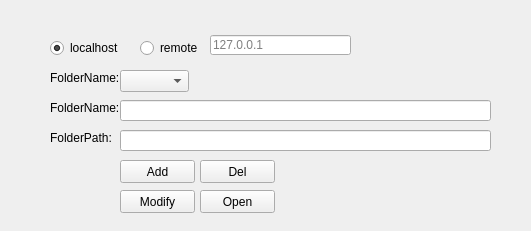
<?xml version="1.0" encoding="UTF-8"?>
<ui version="4.0">
 <class>Form</class>
 <widget class="QWidget" name="Form">
  <property name="geometry">
   <rect>
    <x>0</x>
    <y>0</y>
    <width>531</width>
    <height>231</height>
   </rect>
  </property>
  <property name="windowTitle">
   <string>Form</string>
  </property>
  <widget class="QRadioButton" name="radiobtn_localhost">
   <property name="geometry">
    <rect>
     <x>50</x>
     <y>40</y>
     <width>89</width>
     <height>16</height>
    </rect>
   </property>
   <property name="text">
    <string>localhost</string>
   </property>
   <property name="checked">
    <bool>true</bool>
   </property>
  </widget>
  <widget class="QRadioButton" name="radiobtn_remote">
   <property name="geometry">
    <rect>
     <x>140</x>
     <y>40</y>
     <width>89</width>
     <height>16</height>
    </rect>
   </property>
   <property name="text">
    <string>remote</string>
   </property>
  </widget>
  <widget class="QComboBox" name="cbBox_folder_name">
   <property name="geometry">
    <rect>
     <x>120</x>
     <y>70</y>
     <width>69</width>
     <height>22</height>
    </rect>
   </property>
  </widget>
  <widget class="QLineEdit" name="lineEdit_folder_name">
   <property name="geometry">
    <rect>
     <x>120</x>
     <y>100</y>
     <width>371</width>
     <height>21</height>
    </rect>
   </property>
  </widget>
  <widget class="QPushButton" name="btn_add">
   <property name="geometry">
    <rect>
     <x>120</x>
     <y>160</y>
     <width>75</width>
     <height>23</height>
    </rect>
   </property>
   <property name="text">
    <string>Add</string>
   </property>
  </widget>
  <widget class="QLineEdit" name="lineEdit_remote_ip">
   <property name="geometry">
    <rect>
     <x>210</x>
     <y>35</y>
     <width>141</width>
     <height>20</height>
    </rect>
   </property>
   <property name="toolTip">
    <string>Remote IP Address</string>
   </property>
   <property name="whatsThis">
    <string/>
   </property>
   <property name="placeholderText">
    <string>127.0.0.1</string>
   </property>
  </widget>
  <widget class="QPushButton" name="btn_modify">
   <property name="geometry">
    <rect>
     <x>120</x>
     <y>190</y>
     <width>75</width>
     <height>23</height>
    </rect>
   </property>
   <property name="text">
    <string>Modify</string>
   </property>
  </widget>
  <widget class="QPushButton" name="btn_del">
   <property name="geometry">
    <rect>
     <x>200</x>
     <y>160</y>
     <width>75</width>
     <height>23</height>
    </rect>
   </property>
   <property name="text">
    <string>Del</string>
   </property>
  </widget>
  <widget class="QPushButton" name="btn_open">
   <property name="geometry">
    <rect>
     <x>200</x>
     <y>190</y>
     <width>75</width>
     <height>23</height>
    </rect>
   </property>
   <property name="text">
    <string>Open</string>
   </property>
  </widget>
  <widget class="QLabel" name="label">
   <property name="geometry">
    <rect>
     <x>50</x>
     <y>100</y>
     <width>71</width>
     <height>16</height>
    </rect>
   </property>
   <property name="text">
    <string>FolderName: </string>
   </property>
  </widget>
  <widget class="QLabel" name="label_2">
   <property name="geometry">
    <rect>
     <x>50</x>
     <y>130</y>
     <width>71</width>
     <height>16</height>
    </rect>
   </property>
   <property name="text">
    <string>FolderPath: </string>
   </property>
  </widget>
  <widget class="QLineEdit" name="lineEdit_folder_path">
   <property name="geometry">
    <rect>
     <x>120</x>
     <y>130</y>
     <width>371</width>
     <height>21</height>
    </rect>
   </property>
  </widget>
  <widget class="QLabel" name="label_3">
   <property name="geometry">
    <rect>
     <x>50</x>
     <y>70</y>
     <width>71</width>
     <height>16</height>
    </rect>
   </property>
   <property name="text">
    <string>FolderName: </string>
   </property>
  </widget>
 </widget>
 <resources/>
 <connections/>
</ui>
